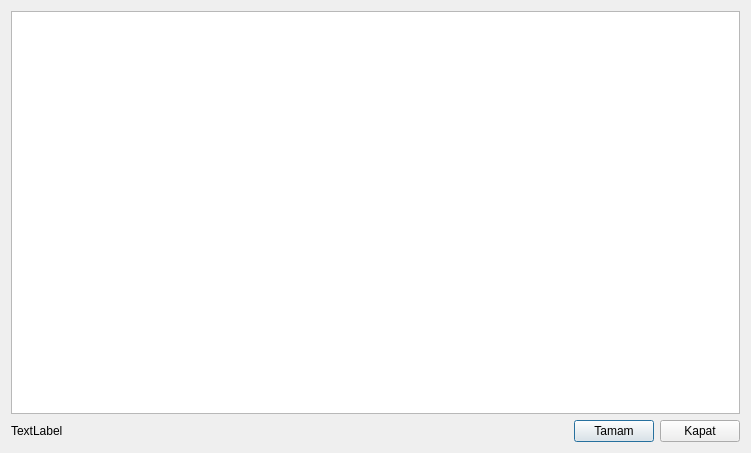
<?xml version="1.0" encoding="UTF-8"?>
<ui version="4.0">
 <class>calisanekle</class>
 <widget class="QDialog" name="calisanekle">
  <property name="geometry">
   <rect>
    <x>0</x>
    <y>0</y>
    <width>751</width>
    <height>453</height>
   </rect>
  </property>
  <property name="windowTitle">
   <string>Dialog</string>
  </property>
  <layout class="QGridLayout" name="gridLayout">
   <item row="0" column="0" colspan="4">
    <widget class="QTableWidget" name="tableWidget"/>
   </item>
   <item row="1" column="2">
    <widget class="QPushButton" name="btnTamam">
     <property name="text">
      <string>Tamam</string>
     </property>
    </widget>
   </item>
   <item row="1" column="3">
    <widget class="QPushButton" name="btnKapat">
     <property name="text">
      <string>Kapat</string>
     </property>
    </widget>
   </item>
   <item row="1" column="0">
    <widget class="QLabel" name="lblToplamTutar">
     <property name="text">
      <string>TextLabel</string>
     </property>
    </widget>
   </item>
   <item row="1" column="1">
    <spacer name="horizontalSpacer">
     <property name="orientation">
      <enum>Qt::Horizontal</enum>
     </property>
     <property name="sizeHint" stdset="0">
      <size>
       <width>40</width>
       <height>20</height>
      </size>
     </property>
    </spacer>
   </item>
  </layout>
 </widget>
 <resources/>
 <connections/>
</ui>
